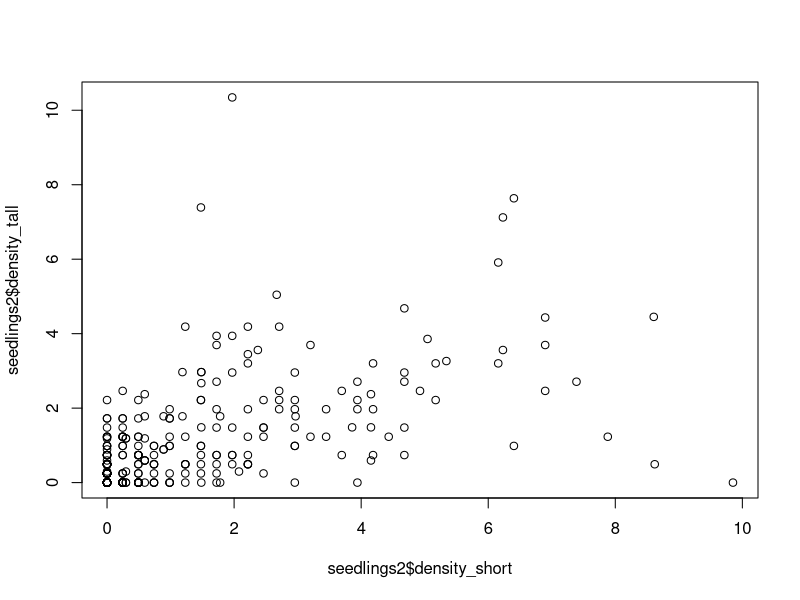
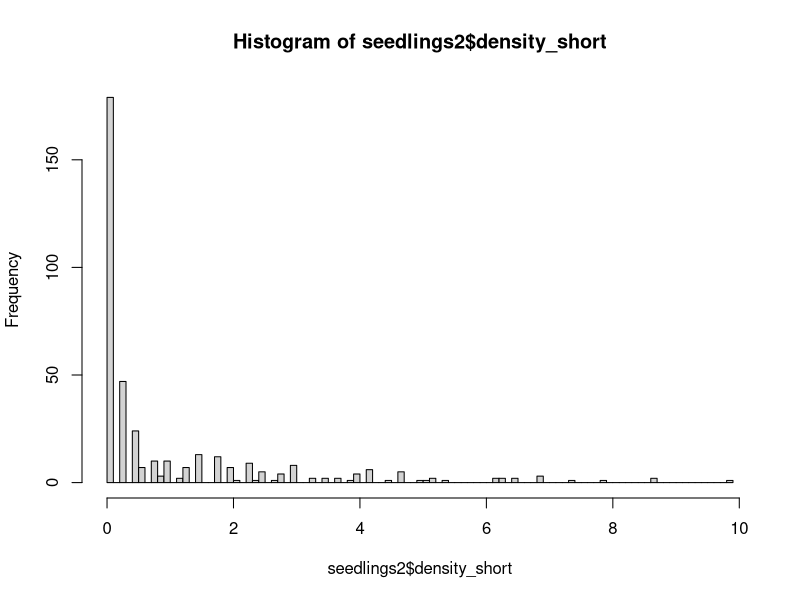
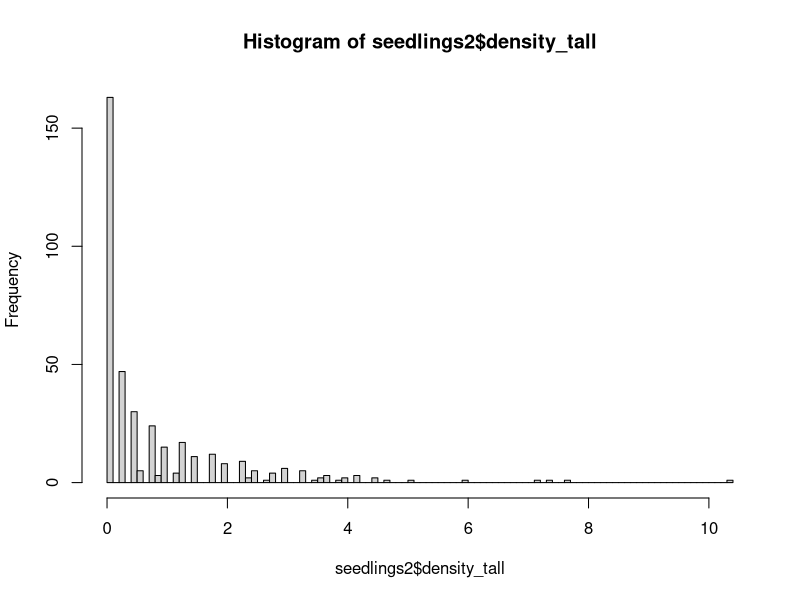
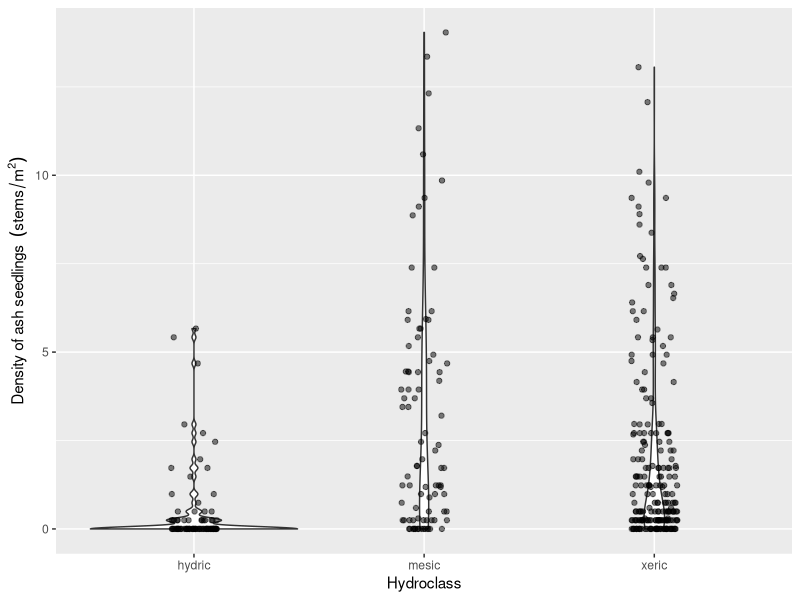
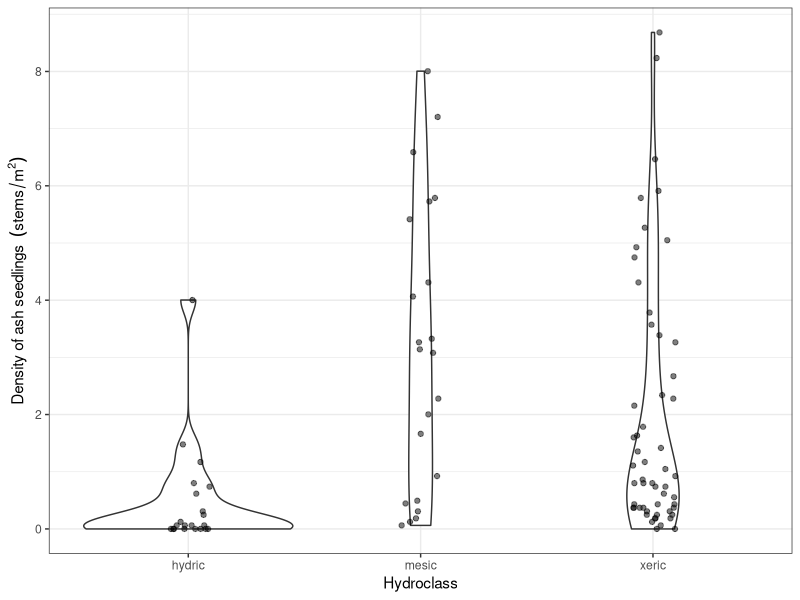
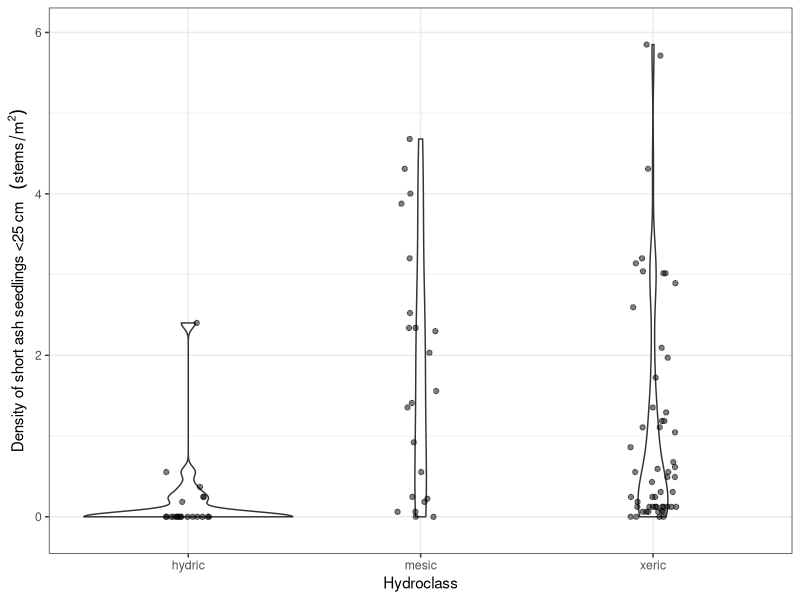
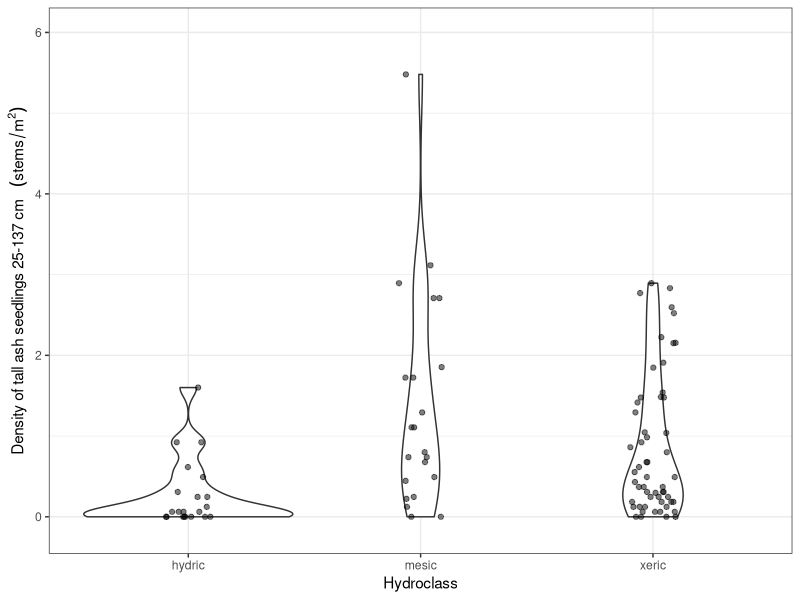
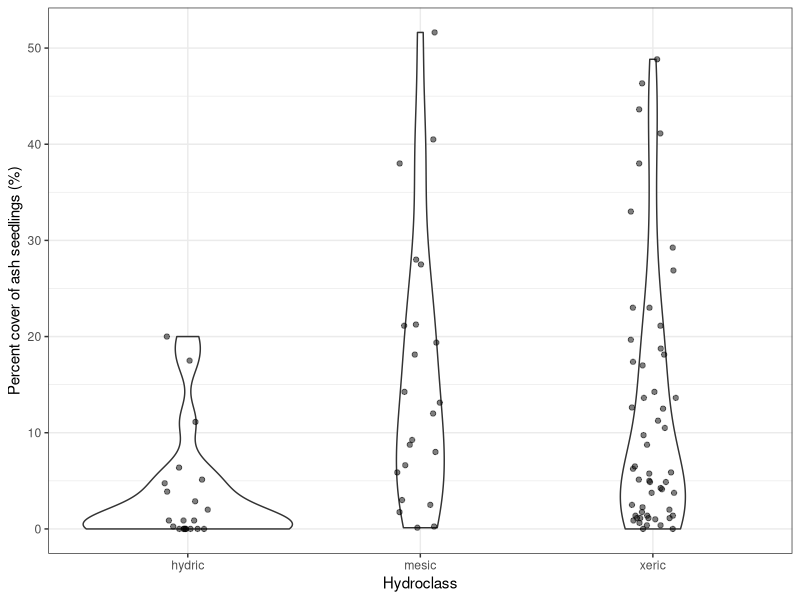

The R source for these figures, in order:
# Aaron Tayal
# 8/26/2024
# The purpose is to report what the stem 
# density of ash seedlings, saplings, small trees, and trees is

library(ggplot2)
library(dplyr)

# Plot centers ---------------------------------------------------------------

plot_centers <- read.csv("Raw_data/EAB_Michigan_2024_plot_centers.csv")

# There are 111 plots (37 transects) that I plan to visit (and 2 extra rows due 
# to confusion about the true center for plot 75):
nrow(plot_centers)

# There are 98 plots that I have collected seedling data (not counting 75_north):
sum(plot_centers$seedlings_done_y_n == "y")

# Similarly, there are 98 plots that I have collected sapling data (not counting 
# 75_north):
sum(plot_centers$saplings_done_y_n == "y")

# There are 97 plots that I have collected tree data for (not counting 75_north).
# At plot 91 at Hudson Mills, we ran out of time to collect tree data due to a 
# thunderstorm
sum(plot_centers$trees_done_y_n == "y")

# There are 2 plots where we found and measured the center tree but did not 
# collect any seedling, sapling, or tree data due to high waters and a time 
# crunch. These were plots 23 and 66, both at Island Lake.
#View(plot_centers[plot_centers$seedlings_done_y_n == "n",])

# This leaves 11 plots that we have neither found the center or recorded data
# for. Four at Hudson Mills, six at Indian Springs, and one at Island Lake. 
# Note: we technically found plot 61 at Island Lake, but I forgot to write
# the center tree DBH, and thus I'm considering it completely not-started.
#View(plot_centers[plot_centers$seedlings_done_y_n == "",])

# Summary: 97 done + 3 partially done + 11 not-started = 111 plots

# Hydroclass -----------------------------------------------------------------

hydro <- read.csv("Raw_data/MI-plot-hydroclasses.csv")
# The column "mstrlvl" is either xeric, mesic, or hydric. All plots in one
# transect (3 plots) will have the same assignment of mstrlvl. I will also 
# call this the "hydroclass". The column "plotmstr" has a value from 1 to 5 
# (1 being driest and 5 being the most flooded). The "plotmstr" value can
# vary within a transect. I think it is based on the results of some kind of 
# soil moisture test.

# Note: "MI-plot-hydroclasses.csv" has hydroclass data for 129 plots, including
# some that I do not plan to visit because they are designated "non-ash" plots
# or they are at Brighton.

# Seedlings -------------------------------------------------------------------

seedlings <- read.csv("Raw_data/EAB_Michigan_2024_seedlings.csv")

# At one plot (75 at Indian Springs), we found two center trees marked 75.
# The true, original plot 75 is the one I want to use. I called this one 
# "75_south" in my datasheet this year. So I need to remove "75_north" rows and
# rename "75_south" rows as simply "75".
seedlings <- seedlings[seedlings$center_tree_number != "75_north",]
seedlings$center_tree_number[seedlings$center_tree_number == "75_south"] <- "75"

seedlings$center_tree_number <- as.integer(seedlings$center_tree_number)

# To combine the data on hydroclasses with the seedling data, I will
# use inner_join, which keeps only the rows which have center_tree_number
# matching between the two datasets:
seedlings2 <- inner_join(seedlings, hydro, by="center_tree_number")
# I notice that the number of rows of seedlings and seedlings2 are the same,
# indicating that the dataframe hydro contained all the center tree numbers
# that I have
nrow(seedlings) == nrow(seedlings2)

# We recorded data for each quadrant of each microplot, so I need to add up the
# four quadrants for short seedlings (those that are shorter than 25 cm):
seedlings2$number_short <- 
  seedlings2$northeast_number_established_short +
  seedlings2$southeast_number_established_short +
  seedlings2$southwest_number_established_short +
  seedlings2$northwest_number_established_short

# Same for tall seedlings:
seedlings2$number_tall <- 
  seedlings2$northeast_number_established_tall +
  seedlings2$southeast_number_established_tall +
  seedlings2$southwest_number_established_tall +
  seedlings2$northwest_number_established_tall

# Now make a column for the total number of seedlings (both short and tall):
seedlings2$number_seedlings <- seedlings2$number_short + seedlings2$number_tall

# Now I need to divide the raw counts by the area of the circular microplot to
# get the density. The density will be in units of stems per meter^2
seedlings2$density_short <-
  (seedlings2$number_short / seedlings2$area_of_microplot_m_squared)

seedlings2$density_tall <-
  (seedlings2$number_tall / seedlings2$area_of_microplot_m_squared)

seedlings2$density_seedlings <- 
  (seedlings2$number_seedlings / seedlings2$area_of_microplot_m_squared)

# For a common sense check, I'll plot the density of short seedlings against
# the density of tall seedlings.  I predict (prior to seeing it) that they 
# will be correlated.
plot(seedlings2$density_short,
     seedlings2$density_tall)

# I will plot histograms for short and tall seedlings. I want to know what is 
# the qualitative shape of the distribution:
hist(seedlings2$density_short, breaks=100)
hist(seedlings2$density_tall, breaks=100)

# Note: these density variables are pseudo-continuous, but really they are
# discrete, because the counts are discrete, and so there are only a limited
# number of values that the density can take.

# I want to make a violin plot that shows the distribution of seedling densities
# for each of the three hydroclasses (xeric, mesic, and hydric)
ggplot(data=seedlings2, aes(x=factor(mstrlvl), 
                            y=density_seedlings)) +
  geom_violin() +
  geom_jitter(height=0, width=0.1, alpha=0.5) +
  xlab("Hydroclass") +
  ylab(bquote("Density of ash seedlings " ~ (stems/m^2)))

# I want to take an average of the 4 microplots in order to report data at the 
# plot level. 

# IMPORTANT NOTE: sometimes, we forgot to write the percent cover
# for 1 out of 4 of the microplots. I have instructed the code to strip NA values
# before taking the mean.  I'm assuming it's okay because we still have three other
# values, but I need to check on this.

seedlings_by_plot <- seedlings2 %>% group_by(center_tree_number) %>% 
  summarize(mean_percent_cover = mean(percent_cover_0_0.5_1_3.5_8_15.5_25.5_etc, 
                                 na.rm=TRUE),
            mean_density_short = mean(density_short),
            mean_density_tall = mean(density_tall),
            mean_density_seedlings = mean(density_seedlings),
            mstrlvl = first(mstrlvl))

# Make a graph that shows the seedling densities by hydroclass, at the plot level
ggplot(data=seedlings_by_plot, aes(x=factor(mstrlvl), y=mean_density_seedlings)) +
  geom_violin() +
  geom_jitter(height=0, width=0.1, alpha=0.5) +
  xlab("Hydroclass") +
  ylab(bquote("Density of ash seedlings " ~ (stems/m^2))) +
  scale_y_continuous(breaks=seq(0,9,2)) +
  theme_bw()

# Make a similar graph for short seedlings (under 25 cm):
ggplot(data=seedlings_by_plot, aes(x=factor(mstrlvl), y=mean_density_short)) +
  geom_violin() +
  geom_jitter(height=0, width=0.1, alpha=0.5) +
  xlab("Hydroclass") +
  ylab(bquote("Density of short ash seedlings <25 cm  " ~ (stems/m^2))) +
  scale_y_continuous(breaks=seq(0,9,2)) +
  ylim(-0.15, 6) +
  theme_bw()

# Same for tall seedlings:
ggplot(data=seedlings_by_plot, aes(x=factor(mstrlvl), y=mean_density_tall)) +
  geom_violin() +
  geom_jitter(height=0, width=0.1, alpha=0.5) +
  xlab("Hydroclass") +
  ylab(bquote("Density of tall ash seedlings 25-137 cm  " ~ (stems/m^2))) +
  ylim(-0.15, 6) +
  theme_bw()

# And for percent cover:
ggplot(data=seedlings_by_plot, aes(x=factor(mstrlvl), y=mean_percent_cover)) +
  geom_violin() +
  geom_jitter(height=0, width=0.1, alpha=0.5) +
  xlab("Hydroclass") +
  ylab("Percent cover of ash seedlings (%)") +
  theme_bw()

# Saplings --------------------------------------------------------------------

saplings <- read.csv("Raw_data/EAB_Michigan_2024_saplings.csv")
# Remove 75_north and rename 75_south to 75 (see seedlings for details)
saplings <- saplings[saplings$center_tree_number != "75_north",]
saplings$center_tree_number[saplings$center_tree_number == "75_south"] <- "75"

saplings$center_tree_number <- as.integer(saplings$center_tree_number)

# Trying to add in the hydroclass to this dataframe:
saplings2 <- inner_join(saplings, hydro, by="center_tree_number")
nrow(saplings) == nrow(saplings2)

# Saplings were counted in each quadrant, so I want to sum up the quadrants
# to get a total number of saplings by plot
saplings_by_plot <- saplings2 %>% group_by(center_tree_number) %>% 
  summarize(number_saplings = sum(number_of_stems),
            mstrlvl = first(mstrlvl))

# To find the density of saplings, I need to divide the number of saplings 
# found in the subplot (8 meters in radius) by the area of that subplot. 
# The area of the subplot is 201.062 m^2. The unit will be stems per m^2.
saplings_by_plot$density_saplings <- saplings_by_plot$number_saplings / 201.062

# I would like to also change the units to stems per hectare:
saplings_by_plot$density_saplings_stems_per_ha <- 
  saplings_by_plot$density_saplings * 10000

# Now, make a violin plot that shows the number of saplings found at each plot, 
# as a function of hydroclass
ggplot(data=saplings_by_plot, aes(x=factor(mstrlvl), 
                                  y=density_saplings)) + 
  geom_violin() +
  geom_jitter(height=0, width=0.1, alpha=0.5) +
  xlab("Hydroclass") +
  ylab(bquote("Density of ash saplings " ~ (stems/m^2))) +
  theme_bw()

# Small trees and trees -------------------------------------------------------

trees <- read.csv("Raw_data/EAB_Michigan_2024_trees.csv")

# Remove 75_north and rename 75_south to 75 (see seedlings for details)
trees <- trees[trees$center_tree_number != "75_north",]
trees$center_tree_number[trees$center_tree_number == "75_south"] <- "75"

trees$center_tree_number <- as.integer(trees$center_tree_number)
trees$ash_species <- as.factor(trees$ash_species)

# Add in hydroclass data
trees2 <- inner_join(trees, hydro, by="center_tree_number")
nrow(trees) == nrow(trees2)

# Remove any rows where the species of tree is not ash (keep rows where ash_species is NA)
# Note: the hickory and Zanthoxylum rows were tagged trees
levels(trees2$ash_species)
trees2 <- trees2[( trees2$ash_species != "hickory" | is.na(trees2$ash_species) ), ]
trees2 <- trees2[( trees2$ash_species != "Zanthoxylum (prickly ash)" | is.na(trees2$ash_species) ), ]
trees2$ash_species <- droplevels(trees2$ash_species)
levels(trees2$ash_species)

# I want to make a column that simplifies ash_species so that there are only 
# three categories: black, green/white/pumpkin, and unknown
trees2$ash_species_simple <- as.character(trees2$ash_species)
trees2$ash_species_simple[trees2$ash_species_simple == "green"] <- "green_white_or_pumpkin"
trees2$ash_species_simple[trees2$ash_species_simple == "green or pumpkin"] <- "green_white_or_pumpkin"
trees2$ash_species_simple[trees2$ash_species_simple == "green or white"] <- "green_white_or_pumpkin"
trees2$ash_species_simple[trees2$ash_species_simple == "green white or pumpkin"] <- "green_white_or_pumpkin"
trees2$ash_species_simple[trees2$ash_species_simple == "black?"] <- "unknown"
trees2$ash_species_simple[trees2$ash_species_simple == "?"] <- "unknown"
trees2$ash_species_simple[trees2$ash_species_simple == "green?"] <- "unknown"
trees2$ash_species_simple[trees2$ash_species_simple == "white?"] <- "unknown"
trees2$ash_species_simple <- as.factor(trees2$ash_species_simple)
table(trees2$ash_species_simple)

# Which center_tree_number values are found in seedlings but not found in 
# trees?
a <- seedlings_by_plot$center_tree_number
b <- sort(unique(trees2$center_tree_number))
b
setdiff(a, b)
# Plot 91 at Hudson Mills is correct to be missing from trees2

# Make sure the variable that records which quadrant the tree was in is accurate:
trees2$quadrant_NE_SE_SW_NW <- as.factor(trees2$quadrant_NE_SE_SW_NW)
summary(trees2$quadrant_NE_SE_SW_NW)
trees2[trees2$quadrant_NE_SE_SW_NW == "?",] # The only rows with ? for quadrant
# are about 100 meters from the center (and so will be filtered out)

# Which rows are simply recording the absence of any trees?
c <- trees2$center_tree_number[trees2$quadrant_NE_SE_SW_NW == "none"]
c
unique(c)
d <- trees2$center_tree_number[trees2$quadrant_NE_SE_SW_NW != "none"]
unique(d)
intersect(unique(c), unique(d)) # Make sure no trees are recorded from plots
# also marked as having no trees.

# We only recorded compass direction at the beginning of summer 
# (it was a lot of work). But we can at least check the data against quadrant
# to see if they agree
trees2$compass_direction <- as.numeric(trees2$compass_direction)
ggplot(data=trees2, aes(x=quadrant_NE_SE_SW_NW, y=compass_direction)) +
  geom_point() +
  geom_hline(yintercept=90) +
  geom_hline(yintercept=180) +
  geom_hline(yintercept=270)
# Looks like there are three rows where compass direction and quadrant disagree:
trees2[trees2$compass_direction > 270 & trees2$quadrant_NE_SE_SW_NW != "NW" &
        is.na(trees2$compass_direction) == FALSE , ]
# All of these three rows were tagged ash. When it comes time to identify tagged
# ash in datasets from previous years, we will know about this issue. I'm not
# going to try to change anything right now.
  

# I want to create a new dataframe of trees so that small trees (2.5-10 cm DBH)
# are counted only if they occur within the 8 meter radius subplot. Furthermore,
# trees (10 cm DBH and up) are counted only if they occur within the 18 meter
# radius main plot

# First I need to change the variable distance_to_center_meters into a 
# numeric variable.  For many of the trees inside the 8 meter subplot, we
# simply wrote "less than 8" to indicate it was in the subplot. So now I 
# will name these as 4 (4 meters) even though they ranged from 0 m to 8 m
trees2$distance_to_center_meters_simple <- trees2$distance_to_center_meters
trees2$distance_to_center_meters_simple[trees2$distance_to_center_meters_simple == "less than 8"] <- "4"
trees2$distance_to_center_meters_simple[trees2$distance_to_center_meters_simple == "between 8 and 18"] <- "13"
trees2$distance_to_center_meters_simple[trees2$distance_to_center_meters_simple == "greater than 18"] <- "25"
trees2$distance_to_center_meters_simple[trees2$distance_to_center_meters_simple == "approx 100 m"] <- "100"
trees2$distance_to_center_meters_simple <- as.numeric(trees2$distance_to_center_meters_simple)
hist(trees2$distance_to_center_meters_simple, breaks=100)

# Small trees must be >= 2.5 cm DBH AND < 12.5 cm DBH AND distance to the center
# must be <= 8 meters
small_trees <- trees2 %>% dplyr::filter(quadrant_NE_SE_SW_NW != "none") %>%
  dplyr::filter(diameter_at_137_cm_in_cm >= 2.5) %>%
  dplyr::filter(diameter_at_137_cm_in_cm < 10) %>%
  dplyr::filter(distance_to_center_meters_simple <= 8)
plot(small_trees$diameter_at_137_cm_in_cm)
hist(small_trees$diameter_at_137_cm_in_cm, breaks=50)
plot(small_trees$distance_to_center_meters_simple)

# Big trees must be >= 10 cm DBH AND distance to the center must be <= 18 meters
big_trees <- trees2 %>% dplyr::filter(quadrant_NE_SE_SW_NW != "none") %>%
  dplyr::filter(diameter_at_137_cm_in_cm >= 10) %>%
  dplyr::filter(distance_to_center_meters_simple <= 18)
plot(big_trees$diameter_at_137_cm_in_cm)
plot(big_trees$distance_to_center_meters_simple)

# Now, create a summary of how many ash small trees were found in each plot
small_trees_by_plot <- small_trees %>% 
  group_by(center_tree_number) %>%
  summarise(number_small_trees = n(),
            mstrlvl = first(mstrlvl))

# Now, for any center tree numbers not mentioned in small_trees_by_plot,
# but that are in trees2, I'd like to put another row with a zero in it:
b # b is all the center tree numbers where presence/absence of trees was recorded
e <- small_trees_by_plot$center_tree_number
e # e is all the center tree numbers where small trees were found in the subplot
f <- sort(setdiff(b, e))

# Add a row for each center tree where no small trees were found in the subplot:
for (k in (1:length(f))){
  small_trees_by_plot <- small_trees_by_plot %>% 
    bind_rows(data.frame(center_tree_number = f[k],
                        number_small_trees = 0,
                        mstrlvl = hydro$mstrlvl[which(hydro$center_tree_number == f[k])]))
}
# Reorder the rows by center_tree_number
small_trees_by_plot <- small_trees_by_plot %>% arrange(center_tree_number)

g <- small_trees_by_plot$center_tree_number
all.equal(b, g) # This shows that small_trees_by_plot now has all the same center
# trees that we recorded the presence or absence of trees at

# To find the density of small trees, I need to divide the number of them 
# found in the subplot (8 meters in radius) by the area of that subplot. 
# The area of the subplot is 201.062 m^2. The unit will be stems per m^2.
small_trees_by_plot$density_small_trees <- small_trees_by_plot$number_small_trees / 201.062

# I would like to also change the units to stems per hectare:
small_trees_by_plot$density_small_trees_stems_per_ha <- 
  small_trees_by_plot$density_small_trees * 10000

# Now, make a violin plot that shows the number of small trees found at each 
# plot, as a function of hydroclass
ggplot(data=small_trees_by_plot, aes(x=factor(mstrlvl), 
                                    y=density_small_trees)) + 
  geom_violin() +
  geom_jitter(height=0, width=0.1, alpha=0.5) +
  xlab("Hydroclass") +
  ylab(bquote("Density of ash small trees " ~ (stems/m^2))) +
  theme_bw()

# Now the same type of summary for big trees
big_trees_by_plot <- big_trees %>% group_by(center_tree_number) %>%
  summarise(number_big_trees = n())

# Now merge big_trees_by_plot into the small_trees_by_plot dataframe:
trees_by_plot <- full_join(small_trees_by_plot, 
                                    big_trees_by_plot, by="center_tree_number")
# Replace NAs with zeros for number of big trees:
trees_by_plot$number_big_trees[is.na(trees_by_plot$number_big_trees)] <- 0

# Calculate the density of big trees in stems per m^2:
trees_by_plot$density_big_trees <- trees_by_plot$number_big_trees / 1017.876

# And in stems per hectare:
trees_by_plot$density_big_trees_stems_per_ha <- 
  trees_by_plot$density_big_trees * 10000

# Now, make a violin plot that shows the number of big trees found at each 
# plot, as a function of hydroclass
ggplot(data=trees_by_plot, aes(x=factor(mstrlvl), 
                                     y=density_big_trees)) + 
  geom_violin() +
  geom_jitter(height=0, width=0.1, alpha=0.5) +
  xlab("Hydroclass") +
  ylab(bquote("Density of ash big trees " ~ (stems/m^2))) +
  theme_bw()

# Make a scatter plot of the small trees with diameter in the x-axis and 
# canopy condition in the y-axis.
ggplot(data=small_trees, aes(x=diameter_at_137_cm_in_cm, y=canopy_condition_1_5,
                             color=ash_species_simple)) +
  geom_jitter(height=0.05, width=0, alpha=0.4) +
  theme_classic()
